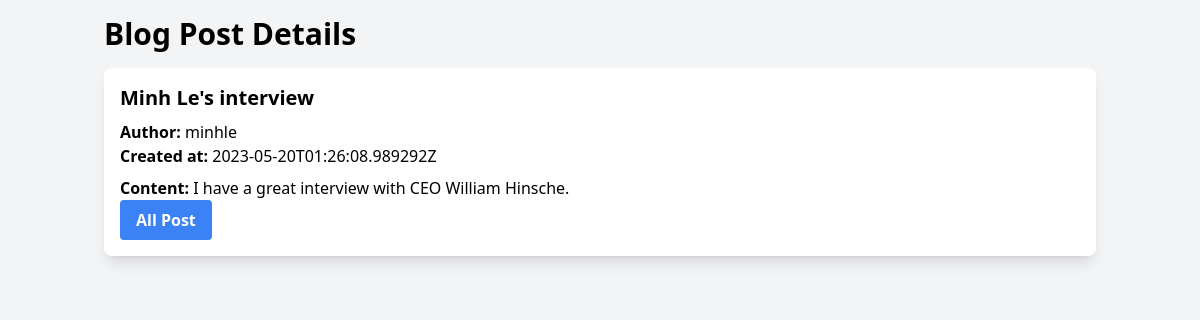
Screenshot of /blogpostlist/1 with the database file from the repository.
### blogPostAPI/models.py (models this page shows, shortened)
class BlogPost(models.Model):
     title = models.CharField(max_length=255)
     content = models.TextField()
     author = models.ForeignKey(User, on_delete=models.CASCADE)
     created_at = models.DateTimeField(auto_now=True)

### blogPostAPI/views.py (the view)
# urls.py: path('blogpostlist/<int:id>', blogPostAPIViews.blogPostDetail)
def blogPostDetail(request, id):
    items = BlogPost.objects.select_related('author').get(pk=id)
    serialized_item = BlogPostSerializer(items)
    return render(request, "blogPostAPI/blog_post_detail.html", {"item": serialized_item.data})

### blogPostAPI/templates/blogPostAPI/blog_post_detail.html (shortened to what this page needs)
<!DOCTYPE html>
<html lang="en">
<head>
    <script src ="https://cdn.tailwindcss.com"></script>
</head>
<body class="bg-gray-100">
    <div class="container mx-auto p-4">
        <h2 class="text-3xl font-bold mb-4">Blog Post Details</h2>
        <div class="bg-white rounded-lg shadow-lg p-4 mb-4">
            <h2 class="text-xl font-semibold mb-2">{{ item.title }}</h2>
            <p><b>Author:</b> {{ item.author.username }}</p>
            <p><b>Created at:</b> {{ item.created_at }}</p>
            <p class="mt-2"><b>Content: </b>{{ item.content }}</p>
            <button type="submit" class="bg-blue-500 hover:bg-blue-700 text-white font-bold py-2 px-4 rounded">
                <a href="/blogpostlist" class="text-white">
                    All Post
                </a>
            </button>
        </div>
    </div>
</body>
</html>

### rows the page displays
BlogPost: title "Minh Le's interview", content "I have a great interview with CEO William Hinsche."

### other values shown
{{ item.author.username }} "minhle"
{{ item.created_at }} "2023-05-20T01:26:08.989292Z"
